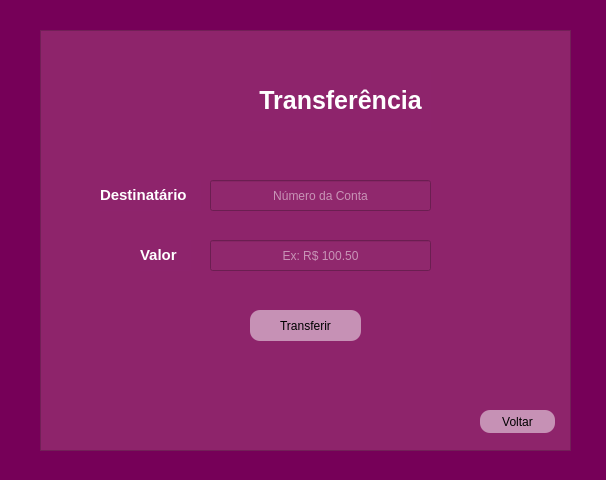
<?xml version="1.0" encoding="UTF-8"?>
<ui version="4.0">
 <class>Form</class>
 <widget class="QWidget" name="Form">
  <property name="geometry">
   <rect>
    <x>0</x>
    <y>0</y>
    <width>606</width>
    <height>480</height>
   </rect>
  </property>
  <property name="windowTitle">
   <string>Form</string>
  </property>
  <property name="styleSheet">
   <string notr="true">background-color: rgb(118, 0, 88)</string>
  </property>
  <widget class="QFrame" name="frame">
   <property name="enabled">
    <bool>true</bool>
   </property>
   <property name="geometry">
    <rect>
     <x>40</x>
     <y>30</y>
     <width>531</width>
     <height>421</height>
    </rect>
   </property>
   <property name="sizePolicy">
    <sizepolicy hsizetype="Preferred" vsizetype="Preferred">
     <horstretch>0</horstretch>
     <verstretch>0</verstretch>
    </sizepolicy>
   </property>
   <property name="layoutDirection">
    <enum>Qt::LeftToRight</enum>
   </property>
   <property name="styleSheet">
    <string notr="true">background-color:rgba(145, 40, 109,0.9)</string>
   </property>
   <property name="frameShape">
    <enum>QFrame::StyledPanel</enum>
   </property>
   <property name="frameShadow">
    <enum>QFrame::Raised</enum>
   </property>
   <widget class="QLabel" name="label">
    <property name="enabled">
     <bool>true</bool>
    </property>
    <property name="geometry">
     <rect>
      <x>210</x>
      <y>40</y>
      <width>181</width>
      <height>61</height>
     </rect>
    </property>
    <property name="font">
     <font>
      <pointsize>19</pointsize>
      <weight>75</weight>
      <bold>true</bold>
     </font>
    </property>
    <property name="styleSheet">
     <string notr="true">background-color:rgba(145, 40, 109,0.1)</string>
    </property>
    <property name="text">
     <string>&lt;html&gt;&lt;head/&gt;&lt;body&gt;&lt;p align=&quot;center&quot;&gt;&lt;span style=&quot; color:#ffffff;&quot;&gt;Transferência&lt;/span&gt;&lt;/p&gt;&lt;/body&gt;&lt;/html&gt;</string>
    </property>
   </widget>
   <widget class="QLineEdit" name="lineEdit_valor">
    <property name="geometry">
     <rect>
      <x>170</x>
      <y>210</y>
      <width>221</width>
      <height>31</height>
     </rect>
    </property>
    <property name="styleSheet">
     <string notr="true">color: rgb(255,255,255)</string>
    </property>
    <property name="frame">
     <bool>true</bool>
    </property>
    <property name="alignment">
     <set>Qt::AlignCenter</set>
    </property>
    <property name="placeholderText">
     <string>Ex: R$ 100.50</string>
    </property>
   </widget>
   <widget class="QLineEdit" name="lineEdit_destinatario">
    <property name="geometry">
     <rect>
      <x>170</x>
      <y>150</y>
      <width>221</width>
      <height>31</height>
     </rect>
    </property>
    <property name="styleSheet">
     <string notr="true">color: rgb(255,255,255)</string>
    </property>
    <property name="frame">
     <bool>true</bool>
    </property>
    <property name="alignment">
     <set>Qt::AlignCenter</set>
    </property>
    <property name="placeholderText">
     <string>Número da Conta</string>
    </property>
   </widget>
   <widget class="QLabel" name="label_2">
    <property name="geometry">
     <rect>
      <x>60</x>
      <y>150</y>
      <width>101</width>
      <height>31</height>
     </rect>
    </property>
    <property name="font">
     <font>
      <pointsize>11</pointsize>
      <weight>75</weight>
      <bold>true</bold>
     </font>
    </property>
    <property name="styleSheet">
     <string notr="true">background-color:rgba(145, 40, 109,0.1)</string>
    </property>
    <property name="text">
     <string>&lt;html&gt;&lt;head/&gt;&lt;body&gt;&lt;p&gt;&lt;span style=&quot; color:#ffffff;&quot;&gt;Destinatário&lt;/span&gt;&lt;/p&gt;&lt;/body&gt;&lt;/html&gt;</string>
    </property>
   </widget>
   <widget class="QLabel" name="label_4">
    <property name="geometry">
     <rect>
      <x>100</x>
      <y>210</y>
      <width>51</width>
      <height>31</height>
     </rect>
    </property>
    <property name="font">
     <font>
      <pointsize>11</pointsize>
      <weight>75</weight>
      <bold>true</bold>
     </font>
    </property>
    <property name="styleSheet">
     <string notr="true">background-color:rgba(145, 40, 109,0.1)</string>
    </property>
    <property name="text">
     <string>&lt;html&gt;&lt;head/&gt;&lt;body&gt;&lt;p&gt;&lt;span style=&quot; color:#ffffff;&quot;&gt;Valor&lt;/span&gt;&lt;/p&gt;&lt;/body&gt;&lt;/html&gt;</string>
    </property>
   </widget>
   <widget class="QPushButton" name="pushButton_transferir">
    <property name="geometry">
     <rect>
      <x>210</x>
      <y>280</y>
      <width>111</width>
      <height>31</height>
     </rect>
    </property>
    <property name="cursor">
     <cursorShape>PointingHandCursor</cursorShape>
    </property>
    <property name="toolTip">
     <string/>
    </property>
    <property name="styleSheet">
     <string notr="true">QPushButton{
	color: rgb(0, 0, 0) ;
	background-color : rgba(255,255,255,0.5);
	border-radius: 10px
}


QPushButton:hover{
	color: rgb(255,255,255) ;
	background-color : rgb(0,0,0);
}</string>
    </property>
    <property name="text">
     <string>Transferir</string>
    </property>
    <property name="autoDefault">
     <bool>true</bool>
    </property>
    <property name="default">
     <bool>true</bool>
    </property>
    <property name="flat">
     <bool>false</bool>
    </property>
   </widget>
   <widget class="QLabel" name="Icon_Login">
    <property name="enabled">
     <bool>true</bool>
    </property>
    <property name="geometry">
     <rect>
      <x>160</x>
      <y>40</y>
      <width>51</width>
      <height>51</height>
     </rect>
    </property>
    <property name="layoutDirection">
     <enum>Qt::LeftToRight</enum>
    </property>
    <property name="styleSheet">
     <string notr="true">background-color:rgb(241, 241, 241)rgb(253, 253, 253)</string>
    </property>
    <property name="frameShadow">
     <enum>QFrame::Raised</enum>
    </property>
    <property name="text">
     <string/>
    </property>
    <property name="pixmap">
     <pixmap>../img/Transfer2.png</pixmap>
    </property>
    <property name="scaledContents">
     <bool>true</bool>
    </property>
    <property name="wordWrap">
     <bool>false</bool>
    </property>
   </widget>
   <widget class="QPushButton" name="pushButton_voltar">
    <property name="geometry">
     <rect>
      <x>440</x>
      <y>380</y>
      <width>75</width>
      <height>23</height>
     </rect>
    </property>
    <property name="cursor">
     <cursorShape>PointingHandCursor</cursorShape>
    </property>
    <property name="autoFillBackground">
     <bool>false</bool>
    </property>
    <property name="styleSheet">
     <string notr="true">QPushButton{
	color: rgb(0, 0, 0) ;
	background-color : rgba(255,255,255,0.5);
	border-radius: 10px
}


QPushButton:hover{
	color: rgb(255,255,255) ;
	background-color : rgb(0,0,0);
}</string>
    </property>
    <property name="text">
     <string>Voltar</string>
    </property>
    <property name="autoDefault">
     <bool>true</bool>
    </property>
    <property name="default">
     <bool>true</bool>
    </property>
   </widget>
  </widget>
 </widget>
 <tabstops>
  <tabstop>lineEdit_destinatario</tabstop>
  <tabstop>lineEdit_valor</tabstop>
  <tabstop>pushButton_transferir</tabstop>
  <tabstop>pushButton_voltar</tabstop>
 </tabstops>
 <resources/>
 <connections/>
</ui>
